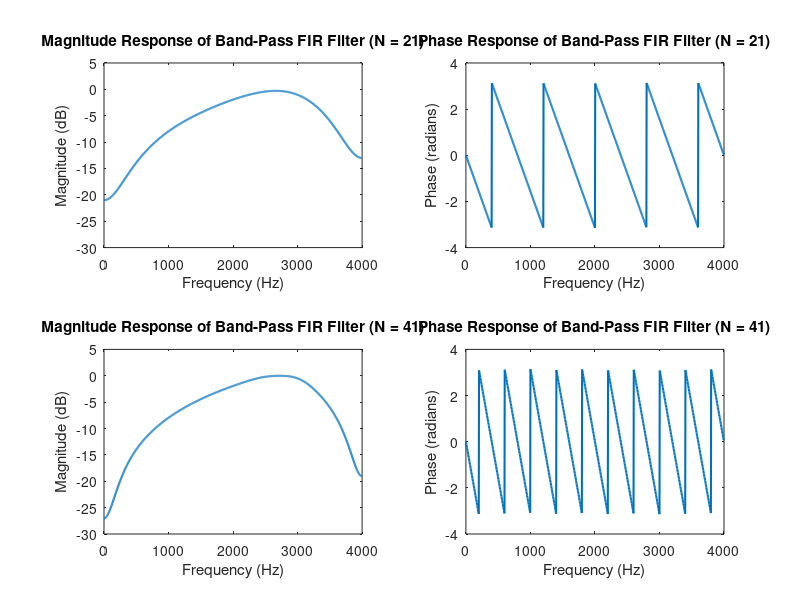

The MATLAB script that drew this image:
% linear phase band-pass FIR filter
% sampling frequency
fs = 8000; 
% lower cutoff frequency
fc1 = 2500; 
% upper cutoff frequency
fc2 = 3000;
% filter lengths
N1 = 21; 
N2 = 41; 

% normalized lower cutoff
normalized_fc1 = fc1 / (fs / 2);
% normalized lower cutoff
normalized_fc2 = fc2 / (fs / 2); 

% frequency vector for 'fir2'
% [0, fc1, fc2, fs/2]
freqs = [0, normalized_fc1, normalized_fc2, 1]; 
% Desired magnitude response [stopband, passband, stopband]
mags = [0, 1, 1, 0]; 

% fir2 filter design
h1 = fir2(N1-1, freqs, mags); 
h2 = fir2(N2-1, freqs, mags); 

% filter coefficients
disp('Filter coefficients for N = 21:');
disp(h1);
disp('Filter coefficients for N = 41:');
disp(h2);

% [h,w] = freqz(b,a,n) returns the frequency response of the specified digital filter. 
% specify a digital filter with numerator coefficients b and denominator coefficients a. 
% The function returns the n-point frequency response vector in h 
% and the corresponding angular frequency vector w.
[H1, w1] = freqz(h1, 1, 1024, fs);
[H2, w2] = freqz(h2, 1, 1024, fs);

% magnitude spectrum for N=21
subplot(2, 2, 1);
plot(w1, 20*log10(abs(H1)), 'LineWidth', 1.5);
title('Magnitude Response of Band-Pass FIR Filter (N = 21)');
xlabel('Frequency (Hz)');
ylabel('Magnitude (dB)');
ylim([-30 5]);

% phase spectrum for N=21
subplot(2, 2, 2);
plot(w1, angle(H1), 'LineWidth', 1.5);
title('Phase Response of Band-Pass FIR Filter (N = 21)');
xlabel('Frequency (Hz)');
ylabel('Phase (radians)');

% magnitude spectrum for N=41
subplot(2, 2, 3);
plot(w1, 20*log10(abs(H2)), 'LineWidth', 1.5);
title('Magnitude Response of Band-Pass FIR Filter (N = 41)');
xlabel('Frequency (Hz)');
ylabel('Magnitude (dB)');
ylim([-30 5]);

% phase spectrum for N=41
subplot(2, 2, 4);
plot(w2, angle(H2), 'LineWidth', 1.5);
title('Phase Response of Band-Pass FIR Filter (N = 41)');
xlabel('Frequency (Hz)');
ylabel('Phase (radians)');


